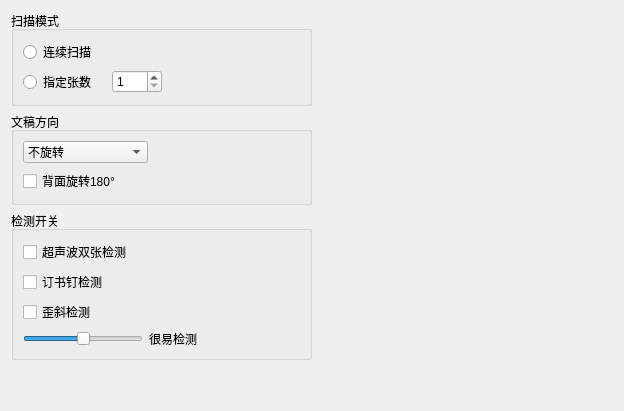
       <widget class="QWidget" name="tab_feeding">
        <attribute name="title">
         <string>送纸</string>
        </attribute>
        <layout class="QHBoxLayout" name="horizontalLayout_13">
         <item>
          <layout class="QVBoxLayout" name="verticalLayout_7">
           <item>
            <widget class="QGroupBox" name="gbox_scanMode">
             <property name="title">
              <string>扫描模式</string>
             </property>
             <layout class="QHBoxLayout" name="horizontalLayout_7">
              <item>
               <layout class="QVBoxLayout" name="verticalLayout_6" stretch="0,0">
                <item>
                 <widget class="QRadioButton" name="rbtn_maxPage">
                  <property name="text">
                   <string>连续扫描</string>
                  </property>
                 </widget>
                </item>
                <item>
                 <layout class="QHBoxLayout" name="horizontalLayout_6" stretch="2,1">
                  <item>
                   <widget class="QRadioButton" name="rbtn_pageNum">
                    <property name="text">
                     <string>指定张数</string>
                    </property>
                   </widget>
                  </item>
                  <item>
                   <widget class="QSpinBox" name="spin_pageNum">
                    <property name="minimumSize">
                     <size>
                      <width>50</width>
                      <height>0</height>
                     </size>
                    </property>
                    <property name="minimum">
                     <number>1</number>
                    </property>
                    <property name="maximum">
                     <number>500</number>
                    </property>
                   </widget>
                  </item>
                 </layout>
                </item>
               </layout>
              </item>
              <item>
               <spacer name="horizontalSpacer_15">
                <property name="orientation">
                 <enum>Qt::Horizontal</enum>
                </property>
                <property name="sizeHint" stdset="0">
                 <size>
                  <width>135</width>
                  <height>20</height>
                 </size>
                </property>
               </spacer>
              </item>
             </layout>
            </widget>
           </item>
           <item>
            <widget class="QGroupBox" name="gbox_pageDirection">
             <property name="title">
              <string>文稿方向</string>
             </property>
             <layout class="QHBoxLayout" name="horizontalLayout_11">
              <item>
               <layout class="QVBoxLayout" name="verticalLayout_13">
                <item>
                 <widget class="QComboBox" name="cbox_pageDirection">
                  <property name="minimumSize">
                   <size>
                    <width>120</width>
                    <height>0</height>
                   </size>
                  </property>
                  <property name="maximumSize">
                   <size>
                    <width>150</width>
                    <height>16777215</height>
                   </size>
                  </property>
                  <item>
                   <property name="text">
                    <string>不旋转</string>
                   </property>
                  </item>
                  <item>
                   <property name="text">
                    <string>顺时针旋转90°</string>
                   </property>
                  </item>
                  <item>
                   <property name="text">
                    <string>旋转180°</string>
                   </property>
                  </item>
                  <item>
                   <property name="text">
                    <string>逆时针选择90°</string>
                   </property>
                  </item>
                  <item>
                   <property name="text">
                    <string>自动识别文稿方向</string>
                   </property>
                  </item>
                 </widget>
                </item>
                <item>
                 <widget class="QCheckBox" name="cbtn_backRotate_180">
                  <property name="text">
                   <string>背面旋转180°</string>
                  </property>
                 </widget>
                </item>
               </layout>
              </item>
              <item>
               <spacer name="horizontalSpacer_16">
                <property name="orientation">
                 <enum>Qt::Horizontal</enum>
                </property>
                <property name="sizeHint" stdset="0">
                 <size>
                  <width>152</width>
                  <height>20</height>
                 </size>
                </property>
               </spacer>
              </item>
             </layout>
            </widget>
           </item>
           <item>
            <widget class="QGroupBox" name="groupBox">
             <property name="title">
              <string>检测开关</string>
             </property>
             <layout class="QHBoxLayout" name="horizontalLayout_12">
              <item>
               <layout class="QVBoxLayout" name="verticalLayout_12">
                <item>
                 <layout class="QVBoxLayout" name="verticalLayout_11" stretch="0,0,0,0">
                  <item>
                   <widget class="QCheckBox" name="cbtn_doubleCheck">
                    <property name="text">
                     <string>超声波双张检测</string>
                    </property>
                   </widget>
                  </item>
                  <item>
                   <widget class="QCheckBox" name="cbtn_stapleCheck">
                    <property name="text">
                     <string>订书钉检测</string>
                    </property>
                   </widget>
                  </item>
                  <item>
                   <widget class="QCheckBox" name="cbtn_skewCheck">
                    <property name="text">
                     <string>歪斜检测</string>
                    </property>
                   </widget>
                  </item>
                  <item>
                   <layout class="QHBoxLayout" name="horizontalLayout_27">
                    <item>
                     <widget class="QSlider" name="Slider_skewCheck">
                      <property name="minimumSize">
                       <size>
                        <width>120</width>
                        <height>0</height>
                       </size>
                      </property>
                      <property name="styleSheet">
                       <string notr="true">QSlider::handle:pressed{background:#007ad9;}</string>
                      </property>
                      <property name="minimum">
                       <number>1</number>
                      </property>
                      <property name="maximum">
                       <number>5</number>
                      </property>
                      <property name="pageStep">
                       <number>1</number>
                      </property>
                      <property name="value">
                       <number>3</number>
                      </property>
                      <property name="sliderPosition">
                       <number>3</number>
                      </property>
                      <property name="orientation">
                       <enum>Qt::Horizontal</enum>
                      </property>
                     </widget>
                    </item>
                    <item>
                     <widget class="QLabel" name="label_skewCheck">
                      <property name="minimumSize">
                       <size>
                        <width>55</width>
                        <height>0</height>
                       </size>
                      </property>
                      <property name="text">
                       <string>很易检测</string>
                      </property>
                     </widget>
                    </item>
                   </layout>
                  </item>
                 </layout>
                </item>
               </layout>
              </item>
              <item>
               <spacer name="horizontalSpacer_17">
                <property name="orientation">
                 <enum>Qt::Horizontal</enum>
                </property>
                <property name="sizeHint" stdset="0">
                 <size>
                  <width>87</width>
                  <height>20</height>
                 </size>
                </property>
               </spacer>
              </item>
             </layout>
            </widget>
           </item>
           <item>
            <spacer name="verticalSpacer_4">
             <property name="orientation">
              <enum>Qt::Vertical</enum>
             </property>
             <property name="sizeHint" stdset="0">
              <size>
               <width>20</width>
               <height>40</height>
              </size>
             </property>
            </spacer>
           </item>
          </layout>
         </item>
         <item>
          <spacer name="horizontalSpacer_18">
           <property name="orientation">
            <enum>Qt::Horizontal</enum>
           </property>
           <property name="sizeHint" stdset="0">
            <size>
             <width>301</width>
             <height>20</height>
            </size>
           </property>
          </spacer>
         </item>
        </layout>
       </widget>
